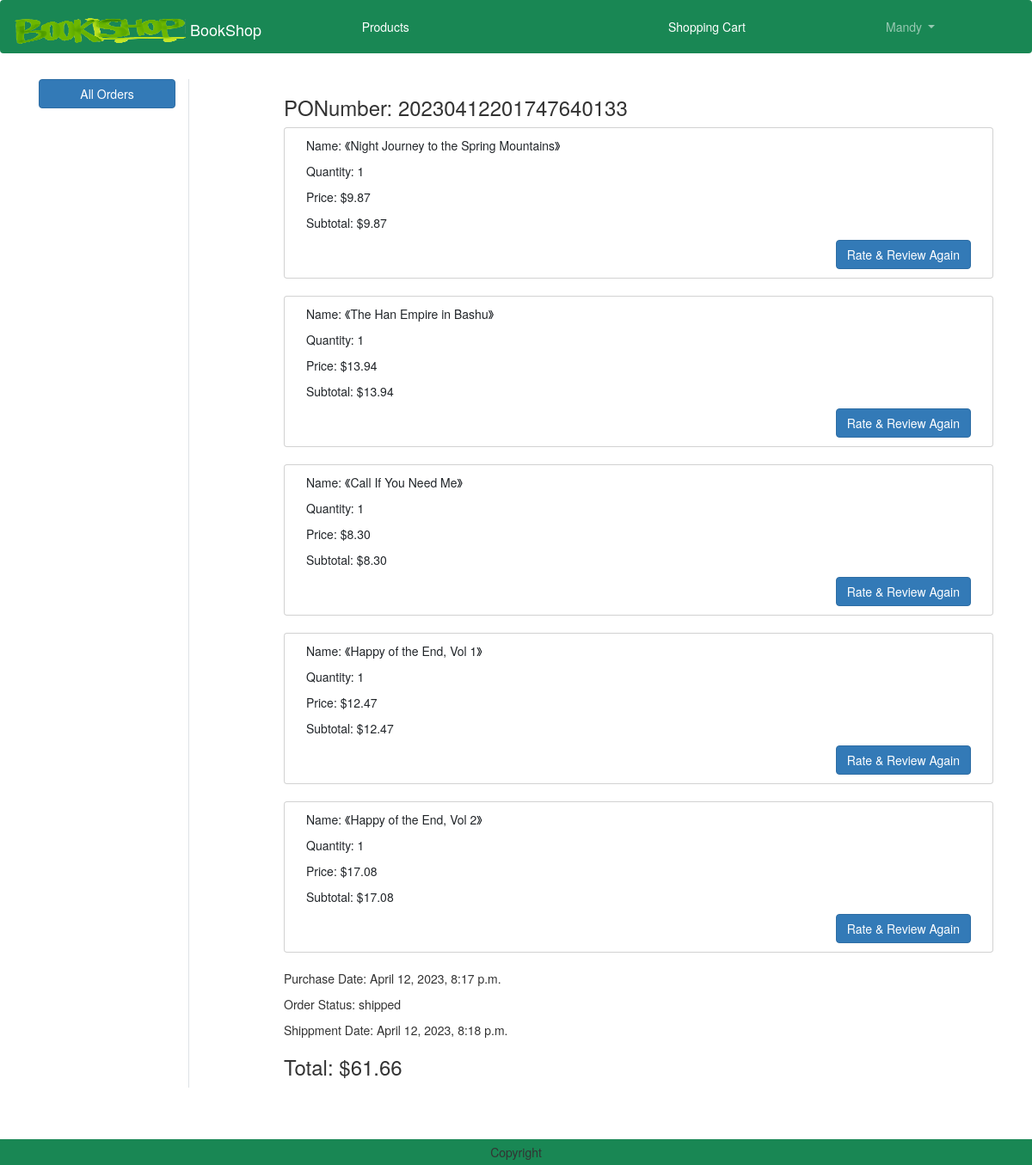
The app's page /orders/20230412201747640133 (signed in) with its own data.
### order/models.py (models this page shows)
class Order(models.Model):
    PONumber = models.CharField(max_length=30, primary_key=True)
    purchaseDate = models.DateTimeField(default=datetime.now)
    status = models.CharField(default=ORDER_STATUS_CHOICES[0][0], choices=ORDER_STATUS_CHOICES, max_length=20)
    user = models.ForeignKey(User,on_delete=models.CASCADE)
    shipmentDate = models.DateTimeField(null=True)
    cancelDate = models.DateTimeField(null=True)
    vendor = models.ForeignKey('vendors.Vendor',on_delete=models.CASCADE, default=4)
    customer = models.ForeignKey('customers.Customer',on_delete=models.CASCADE)

class OrderItem(models.Model):
    product = models.ForeignKey('products.Product', on_delete=models.CASCADE)
    order = models.ForeignKey('order.Order', on_delete=models.CASCADE,)
    price = models.DecimalField(default=0, max_digits=7, decimal_places=2)
    myRate = models.FloatField(null=True)
    myComment = models.CharField(max_length=1000, null=True)
    commentAgain = models.CharField(max_length=1000, null=True)
    class Meta:
        unique_together = ("product","order")

### products/models.py (models this page shows, shortened)
class Product(models.Model):
    productName = models.CharField(max_length=100)
    price = models.DecimalField(default=0, max_digits=7, decimal_places=2)
    ISBN = models.CharField(max_length=17)
    author = models.CharField(max_length=100)
    publisher = models.CharField(max_length=100)
    introduction = models.TextField(max_length=1000)
    image = models.ImageField(upload_to='product')
    category = models.ForeignKey('Category', related_name="products", on_delete=models.CASCADE,)
    avgRating = models.FloatField(default=0)

### order/views.py (the view)
# urls.py: path('orders/<str:PONumber>',views.OrderDetailView.as_view(), name='order_detail'),
class OrderDetailView(View):
    def get(self, request, PONumber):
        filter = request.GET.get('filter')
        if filter == 'allVendor':
            orders = Order.objects.all().order_by('-purchaseDate')
        else:
            filter == 'all'
            orders = Order.objects.filter(user=request.user).order_by('-purchaseDate')
        order = Order.objects.get(PONumber=PONumber)
        orderitems = OrderItem.objects.filter(order=order)
        total = 0
        for oi in orderitems:
            value = oi.price
            total = total + value
        context = {
            'order': order,
            'orderitems': orderitems,
            'total':total,
        }
        return render(request, 'order_detail.html', context)

### templates/order_detail.html (shortened to what this page needs)
{% extends 'base.html' %}
{% load static %}
{% block main-content %}
<div class="container my-5">
    <div class="row">
        <div class="col-sm-2 border-end">
            <ul class="list-unstyled">
                {% for group in request.user.groups.all %}
                    {% if group.name == 'Customer' %}
                        <li class="d-grid"><a href="{% url 'order:orders' %}?filter=all" class="btn btn-primary" {% if filter == 'all' %}class="active"{% endif %}>All Orders</a></li>
                    {% elif group.name == 'Vendor' %}
                        <li class="d-grid"><a href="{% url 'order:orders' %}?filter=allVendor" class="btn btn-primary" {% if filter == 'allVendor' %}class="active"{% endif %}>All Orders</a></li>
                    {% endif %}
                {% endfor %}
            </ul>
        </div>
        <div class="col-sm-9 offset-sm-1">
            <h3>PONumber: {{order.PONumber}}</h3>
            {% for item in orderitems %}
                <div class="card">
                    <div class="card-body">
                        <div class="col-sm-7">
                            <p>Name: 《{{item.product.productName}}》</p>
                            <p>Quantity: 1 </p>
                            <p>Price: ${{item.price}}</p>
                            <p>Subtotal: ${{item.price}}</p>
                        </div>
                        {% for group in request.user.groups.all %}
                            {% if group.name == 'Customer' %}
                                {% if order.status == 'shipped' %}
                                    <div class="col-sm-12">
                                        <div class="d-grid gap-2 d-md-flex justify-content-md-end">
                                            {% if item.myRate %}
                                                {% if item.commentAgain %}
                                                    <button type="button" class="btn btn-secondary" disabled>Rate & Review Ended</button>
                                                {% else %}
                                                    <form action="/RRAdd" class="d-inline">
                                                        <button type="sumbit" class="btn btn-primary" >Rate & Review Again</button>
                                                    </form>
                                                {% endif %}
                                            {% else %}
                                                <form action="/RRAdd" class="d-inline">
                                                    <input type="hidden" id="PONumber" name="PONumber" value="{{order.PONumber}}" />
                                                    <input type="hidden" id="item_id" name="item_id" value="{{item.id}}" />
                                                    <button type="sumbit" class="btn btn-primary" >Rate & Review</button>
                                                </form>
                                            {% endif %}
                                        </div>
                                    </div>
                                {% endif %}
                            {% endif %}
                        {% endfor %}
                    </div>
                </div>
                <br>
            {% endfor %}
                <div class="col-sm">
                    <p>Purchase Date: {{order.purchaseDate}}</p>
                    <p>Order Status: {{order.status}}</p>
                    {% if order.status == 'shipped' %}
                        <p>Shippment Date: {{order.shipmentDate}}</p>
                    {% elif order.status == 'cancelled' %}
                        <p>Cancel Date: {{order.cancelDate}}</p>
                        <p>Cancel Person: Vendor1 </p>
                    {% endif %}
                </div>
            <h3>Total: ${{total}}</h3>
        </div>
    </div>
</div>
{% endblock main-content %}

### templates/base.html (shortened to what this page needs)
<!DOCTYPE html>
{% load static %}
<html lang="en">
<head>
    <link href="https://cdn.jsdelivr.net/npm/bootstrap@5.3.0-alpha1/dist/css/bootstrap.min.css" rel="stylesheet">
    <link href="https://cdn.bootcss.com/bootstrap/3.3.7/css/bootstrap.min.css" rel="stylesheet">
    <link rel="stylesheet" href="{% static 'css/owl.carousel.min.css' %}">
    <link rel="stylesheet" href="{% static 'css/all.min.css' %}">
    <link rel="stylesheet" href="{% static 'css/style.css' %}">
    <link rel="stylesheet" href="https://cdnjs.cloudflare.com/ajax/libs/bootstrap-datetimepicker/4.17.47/css/bootstrap-datetimepicker.css">
</head>
<body>
    <nav class="navbar navbar-expand-lg navbar-dark bg-success nav-fill">
        <div class="container-fluid">
          <a class="navbar-brand" href="{% url 'products:home' %}">
            <img src="{% static "logo.png" %}" alt="BookShop" width="200" height="30" class="d-inline-block align-text-top">
            BookShop
          </a>
          <div class="collapse navbar-collapse" id="navbarSupportedContent">
            <ul class="navbar-nav me-auto mb-2 mb-lg-0" style="width:100%; text-align:center">
              <li class="nav-item" style="display:inline-block">
                <a class="nav-link text-white" href="{% url 'products:products' %}">Products</a>
              </li>
            <li class="nav-item" style="display:inline-block">
            </li>
              {% if user.is_authenticated %}
                  {% for group in request.user.groups.all %}
                    {% if group.name == 'Vendor' %}
                      <li class="nav-item mx-2" style="display:inline-block">
                        <a class="nav-link text-white" href="{% url 'products:productsAdd' %}">Add A New Product</a>
                      </li>
                      <li class="nav-item dropdown mx-2" style="display:inline-block">
                        <a class="nav-link dropdown-toggle" href="#" role="button" data-bs-toggle="dropdown" aria-expanded="false">
                          {{ user.username }}
                        </a>
                        <ul class="dropdown-menu" >
                          <li><a class="dropdown-item" href="{% url 'order:orders' %}?filter=allVendor">Orders</a></li>
                          <li><a class="dropdown-item" href="{% url 'logout' %}">Logout</a></li>
                        </ul>
                      </li>
                    {% elif group.name == 'Customer' %}
                      <li class="nav-item mx-2" style="display:inline-block">
                          <a class="nav-link text-white" href="{% url 'shoppingcart' %}">Shopping Cart</a>
                      </li>
                      <li class="nav-item dropdown mx-2" style="display:inline-block">
                          <a class="nav-link dropdown-toggle" href="#" role="button" data-bs-toggle="dropdown" aria-expanded="false">
                            {{ user.username }}
                          </a>
                      </li>
                    {% endif %}
                  {% endfor %}
              {% endif %}
              </ul>
          </div>
        </div>
      </nav>
      {% block main-content %}{% endblock main-content %}
      <div>
        <div style="height:60px"></div>
        <footer class="container-fluid fixed-bottom bg-success text-center p-2 mt-5">
            Copyright
        </footer>
      </div>
</body>
</html>

### records on screen
Order: PONumber "20230412201747640133", purchaseDate "April 12, 2023, 8:17 p.m.", status "shipped", shipmentDate "April 12, 2023, 8:18 p.m."
OrderItem: product.productName "Night Journey to the Spring Mountains", price "9.87"
OrderItem: product.productName "The Han Empire in Bashu", price "13.94"
OrderItem: product.productName "Call If You Need Me", price "8.30"
OrderItem: product.productName "Happy of the End, Vol 1", price "12.47"
OrderItem: product.productName "Happy of the End, Vol 2", price "17.08"

### other values on screen
{{ user.username }} "Mandy"
{{ total }} "61.66"
